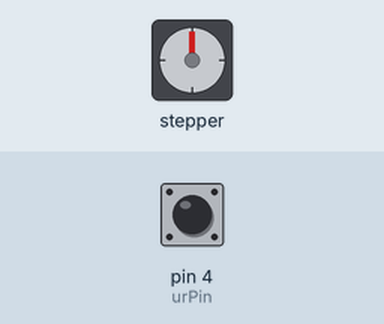
Simulated run of this sketch. Board: Arduino Uno, built with avr-gcc and run on an emulated ATmega328P. Shown: stepper motor. Inputs (shaded band) come from the test bench; at power-on: pin 4 (urPin) HIGH. Stepper angles assume 200 steps per turn.

Above: at 1.2 s.
1.3 s: pin 4 (urPin) pulled LOW for 1 s
At 2.6 s:
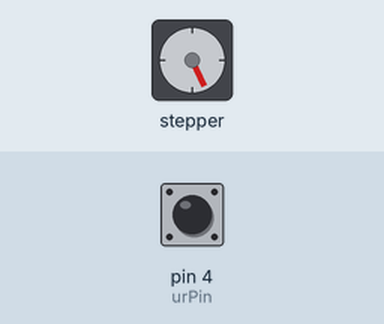
3.8 s: pin 4 (urPin) pulled LOW for 0.15 s
At 4.5 s:
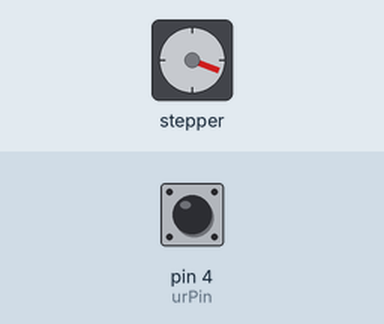
5.4 s: pin 4 (urPin) pulled LOW for 3.2 s
At 9.8 s:
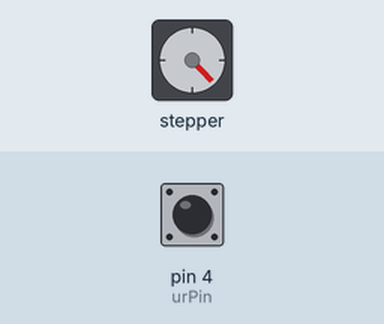
Timing chart, 0 to 11.3 s (numbered marks = the images above; inputs shaded):
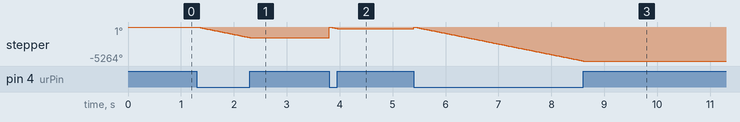

Measured:
- after the input at 1.3 s, stepper: turns 1646° counter-clockwise in 1.0 s, starting at once
- after the input at 3.8 s, stepper: turns 1644° clockwise in 0.00 s, then 247° counter-clockwise in 0.13 s
- after the input at 5.4 s, stepper: turns 247° clockwise in 0.00 s, then 5262° counter-clockwise in 3.2 s

The sketch:

clay_extruder_arduino_group_04.ino
```cpp
// WIP!!!

// Stepper library created by Mike McCauley, install from Tools > Manage Libraries
#include <AccelStepper.h>

//defines pins
const int stepPin = 6; // PUL - Pulse
const int dirPin = 7;  // DIR - Direction
const int enPin = 8;   // ENA - Enable
const int urPin = 4;   // UR io via relay
const int MOTOR_SPEED = 1100;
const int RETRACTION_DISTANCE = 22000;
int pinState;
bool running = 0;

// ===============================================================================
// STEPPER MOTOR
// ===============================================================================
// setSpeed(): Set the speed in steps per second:
// Driver is set to 200 steps / revolution
// This means setSpeed(3200) will give 16 revolution / second
// Create a new instance of the AccelStepper class:

AccelStepper stepper = AccelStepper(1, stepPin, dirPin);

void extrude()
{
  // Rotates the stepper motor with a desired speed
  // Speed is negative to make it go CW

  // Serial.println("Extruding");
  stepper.runSpeed();

}

void retract()
{
  // Serial.println("Retracting");
  bool notFinished = 1;

  // Positive goal and speed to run CCW
  stepper.setCurrentPosition(0); // unneccessary?
  stepper.moveTo(RETRACTION_DISTANCE);
  stepper.setSpeed(MOTOR_SPEED);

  while (notFinished == 1)
  {
    // returns true when reached position
    notFinished = stepper.runSpeedToPosition();
  }

  // reset the speed for extrusion
  stepper.setSpeed(-MOTOR_SPEED);
}

void setup()
{
  // Set the maximum speed in steps per second:
  stepper.setMaxSpeed(3200);
  stepper.setSpeed(-MOTOR_SPEED);

  // Serial.begin(9600);
  // Serial.println("Hello World!");

  pinMode(urPin, INPUT_PULLUP);
}

void loop()
{
  pinState = digitalRead(urPin);

  if (pinState == HIGH && running == 0)
  {
    retract();
    running = 1;
  }
  else if (pinState == LOW)
  {
    extrude();
    running = 0;
  }
}
```
